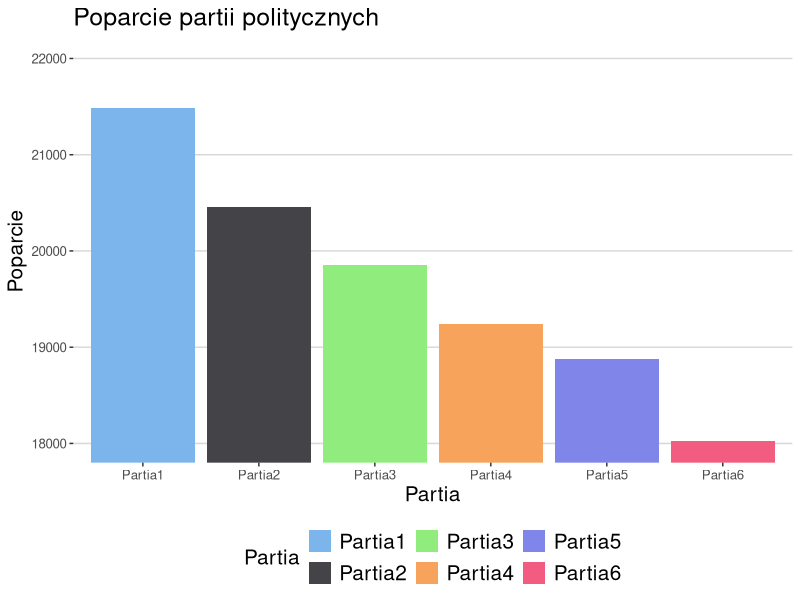
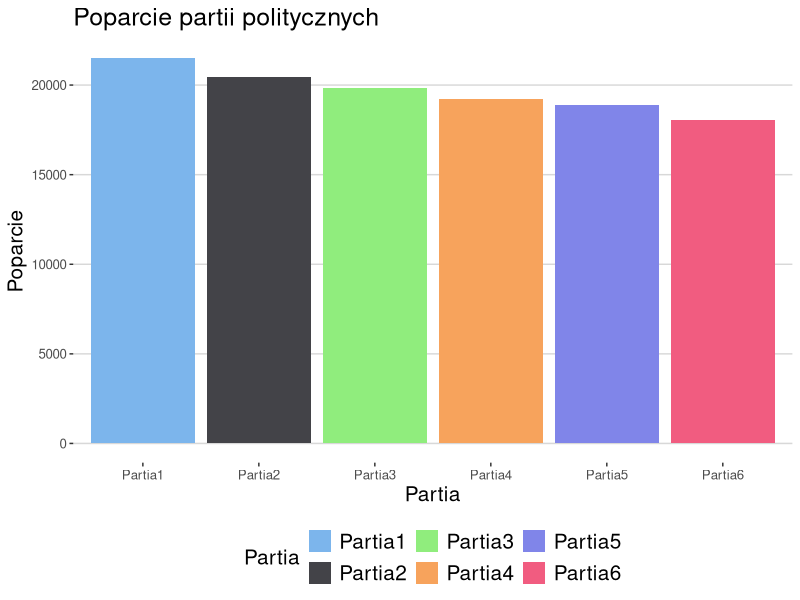
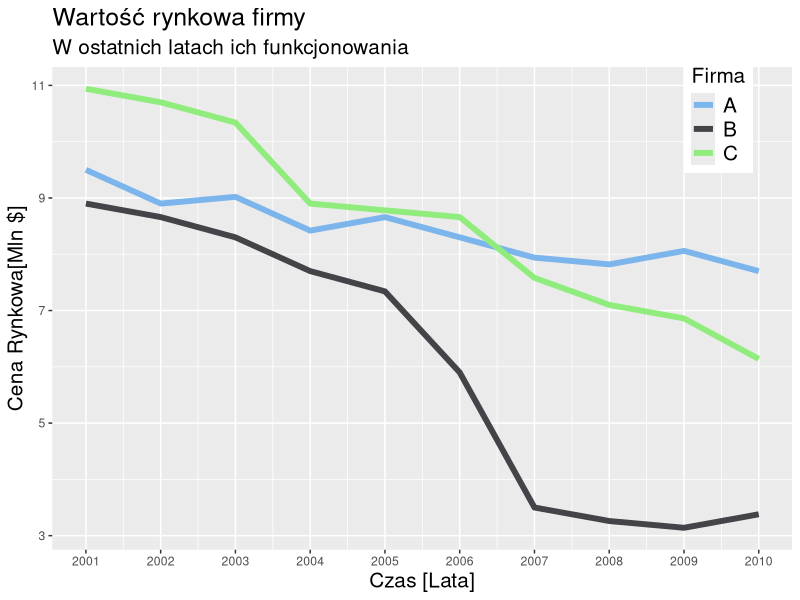
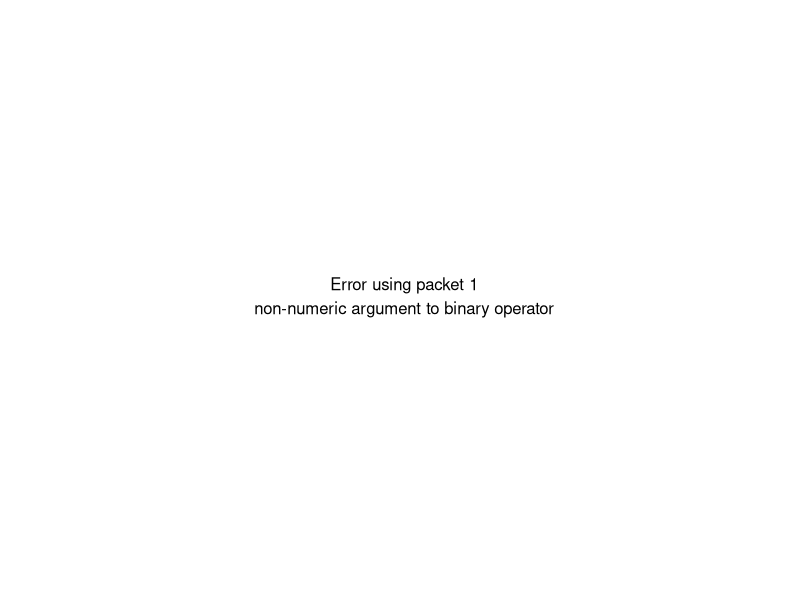
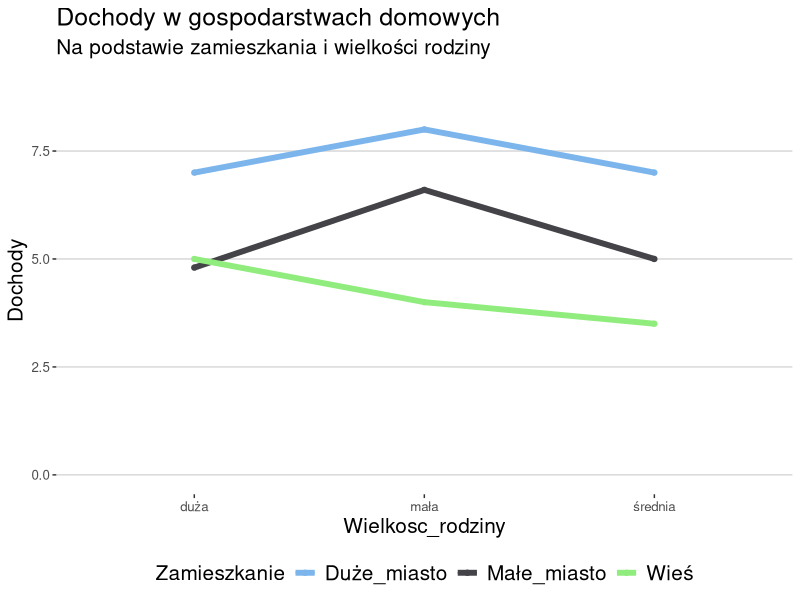

Reproduce these figures in R, in order. (Note: this script raises an error after producing the figures.)
library(latticeExtra)
library(ggplot2)
library(ggthemes)

# 3. niepotrzebny trzeci wymiar w słupkowym

d <- read.table(text='Wielkosc_rodziny   Dochody     Zamieszkanie
   mała   8   Duże_miasto
   mała   4   Wieś
   mała   6.6   Małe_miasto
   średnia   7   Duże_miasto
   średnia   3.5   Wieś
   średnia   5   Małe_miasto
   duża  7   Duże_miasto
   duża  5   Wieś
   duża  4.8   Małe_miasto
   ', header=TRUE)

# Zły pryzkład

seven_bad <- cloud(Dochody~Wielkosc_rodziny+Zamieszkanie, d, panel.3d.cloud=panel.3dbars, col.facet='grey',
      xbase=0.2, ybase=0.4, scales=list(arrows=FALSE, col=1),
      par.settings = list(axis.line = list(col = "transparent")))

# Dobry przykład
seven_ok <- ggplot(d, aes(Wielkosc_rodziny, Dochody, group=Zamieszkanie, colour=Zamieszkanie)) +
  geom_line() +
  geom_point() +
  ylim(0.0, 9.0)+
  geom_line(size=2)+
  theme(legend.position = c(0.9, 0.9))+
  theme (
    legend.title = element_text(size=15),
    legend.text = element_text(size=15),
    title = element_text(size=15)
  )+
  labs(title="Dochody w gospodarstwach domowych",
       subtitle="Na podstawie zamieszkania i wielkości rodziny") +
   theme_hc() + scale_colour_hc()

# 4. ucięcie skali

dat <- read.table(text='Partia     Poparcie
   Partia1 21485
   Partia2 20453
   Partia3 19858
   Partia4 19240
   Partia5 18874
   Partia6 18024
   ', header=TRUE)



# Dobry przykład
eight_ok <- ggplot(dat, aes(x=Partia, y=Poparcie, fill=Partia)) +
  geom_bar(stat = "identity")+
  theme(legend.position = c(0.9, 0.9))+
  theme (
    legend.title = element_text(size=15),
    legend.text = element_text(size=15),
    title = element_text(size=15)
  )+
  labs(title="Poparcie partii politycznych") +
   theme_hc() + scale_fill_hc()
#Zły przykład
eight_bad <- ggplot(dat, aes(x=Partia, y=Poparcie, fill=Partia)) +
  geom_bar(stat = "identity")+
  theme(legend.position = c(0.9, 0.9))+
  theme (
    legend.title = element_text(size=15),
    legend.text = element_text(size=15),
    title = element_text(size=15)
  )+
  labs(title="Poparcie partii politycznych")+
  coord_cartesian(ylim=c(18000,22000)) +
   theme_hc() + scale_fill_hc()

# 5. zlewające się kolory

df <- read.table(text='Czas Firma Wartosc
   2001 A  9.5
   2002 A  8.9
   2003 A  9.02
   2004 A  8.42
   2005 A  8.66
   2006 A  8.3
   2007 A  7.94
   2008 A  7.82
   2009 A  8.06
   2010 A  7.7
   2001 B  8.9
   2002 B  8.66
   2003 B  8.3
   2004 B  7.7
   2005 B  7.34
   2006 B  5.9
   2007 B  3.5
   2008 B  3.26
   2009 B  3.14
   2010 B  3.38
   2001 C  10.94
   2002 C  10.7
   2003 C  10.34
   2004 C  8.9
   2005 C  8.78
   2006 C  8.66
   2007 C  7.58
   2008 C  7.1
   2009 C  6.86
   2010 C  6.14
   ', header=TRUE)

# Dobry przykład
nine_ok <- ggplot(df, aes(x=Czas, y=Wartosc, group=Firma, colour=Firma)) +
    geom_line(size=2)+
    theme(legend.position = c(0.9, 0.9))+
    theme (
      legend.title = element_text(size=15),
      legend.text = element_text(size=15),
      title = element_text(size=15)
    )+
    labs(x="Czas [Lata]",
         y="Cena Rynkowa[Mln $]",
         title="Wartość rynkowa firmy",
         subtitle="W ostatnich latach ich funkcjonowania")+
    scale_x_continuous(breaks=c(2001:2010)) + scale_colour_hc()
# Zły przykład
nine_bad <- p +  scale_color_hue(l=2, c=12)
